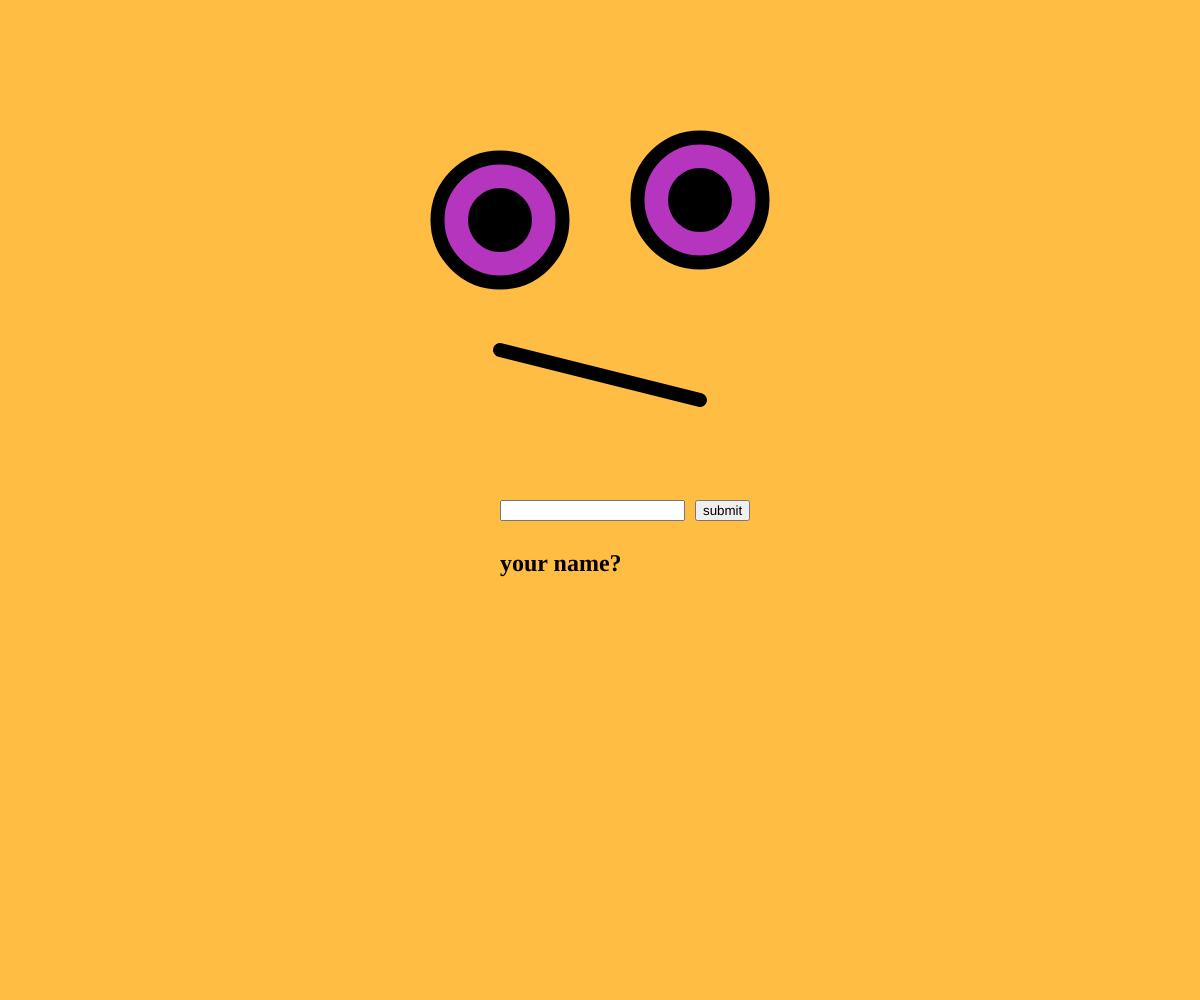
Frame 1 (no input)
Frame 60 (no input): identical to frame 1, image omitted
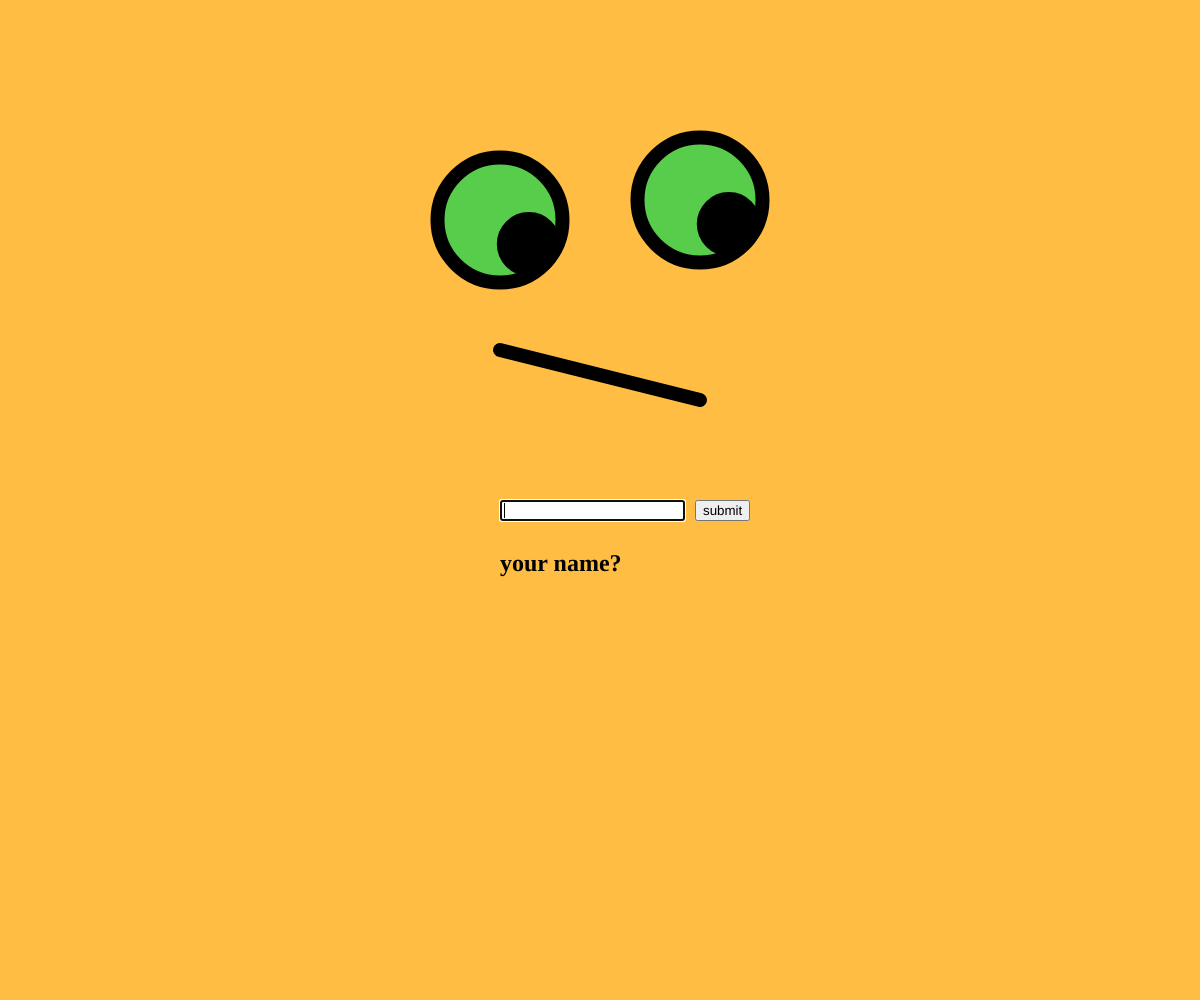
Frame 120 (the mouse pressed at the canvas centre since frame 60)

The p5.js sketch that drew these frames (run headless with seeded random() and noise() and a simulated clock; from frame 60 on, the mouse is pressed at the canvas centre):

// p5.js sketch
// ── sketch.js
let r, g, b;

function eye(x, y, eyeSize, pupilSize){
  var pupil = createVector(mouseX, mouseY)
  pupil.limit((eyeSize - pupilSize)/2);
  pupil.add(x,y);

  fill(r, g, b);
  ellipse(x, y, eyeSize, eyeSize);
  fill(0);
  ellipse(pupil.x, pupil.y, pupilSize, pupilSize);
}

function setup() {
  pg = createGraphics(400, 250);

  r = random(255);
  g = random(255);
  b = random(255);

  createCanvas(windowWidth, windowHeight);
  strokeWeight(14);

  input = createInput();
  input.position(windowWidth/2-100, windowHeight/2);

  button = createButton('submit');
  button.position(input.x + input.width+10, windowHeight/2);
  button.mousePressed(greet);

  greeting = createElement('h2', 'your name?');
  greeting.position(windowWidth/2-100, windowHeight/2+30);

  textAlign(CENTER);
  textSize(50);

}

// When the user clicks the mouse
function mousePressed() {
  // Check if mouse is inside the circle
  let d = dist(mouseX, mouseY, 360, 200);
  if (d > 100) {
    // Pick new random color values
    r = random(255);
    g = random(255);
    b = random(255);
  }
}

function draw() {
background(255, 189, 68);
eye(150, 220, 125, 50);
eye(350, 200, 125, 50);
line(150, 350, 350, 400);
}

function draw() {
background(255, 189, 68);
eye(windowWidth/2-100, 220, 125, 50);
eye(windowWidth/2+100, 200, 125, 50);
line(windowWidth/2-100, 350, windowWidth/2+100, 400);
}

function greet() {
  const name = input.value();
  greeting.html('Hello ' + name + '!');
  input.value('');
}
